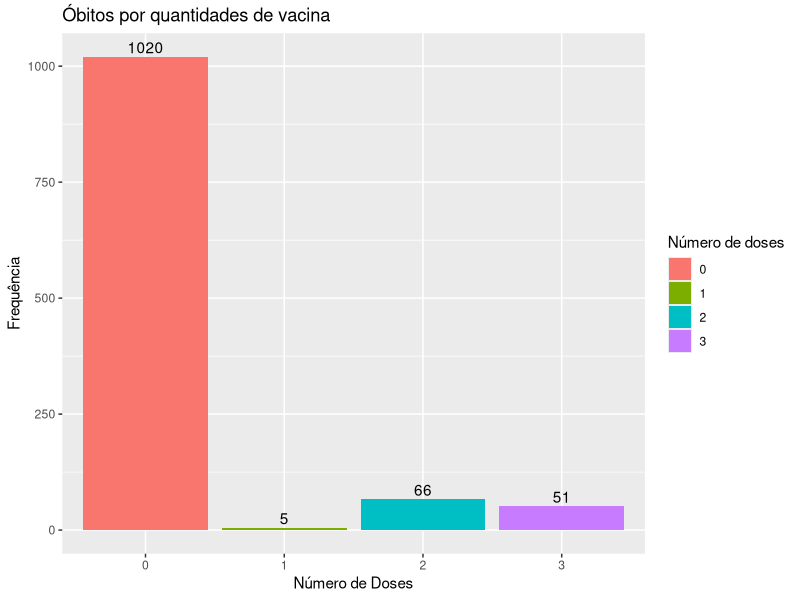
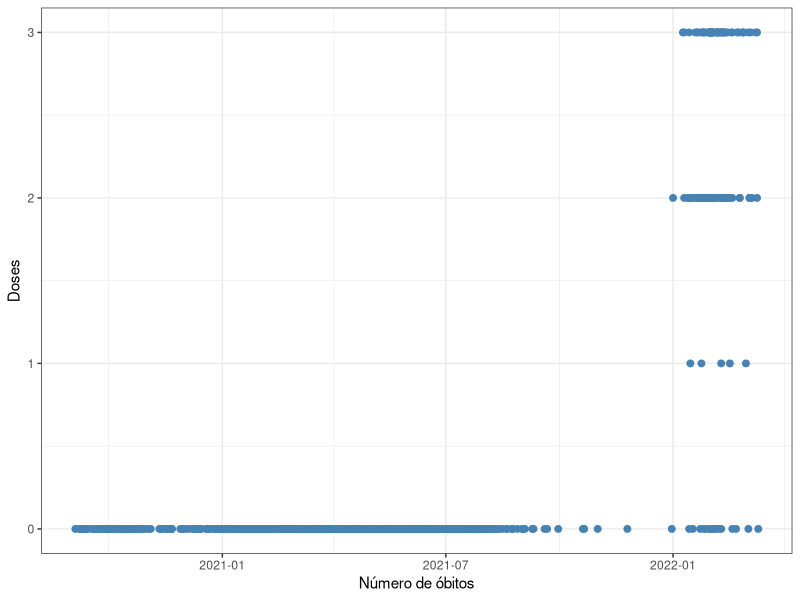

Source code (R) for these figures, in order:
library(ggplot2)
library(readxl)

Tipos = read_excel("./Dados/covid_19_bauru_mortes.xlsx", guess_max = 1005)
x = Tipos$`doses_vacina`
x[is.na(x)] <- 0
tab = table(x)
y= as.Date(Tipos$data_obito)

ggplot(as.data.frame(tab),aes(x=x,y=Freq,fill=x),) +
  labs(x = "Número de Doses", y = "Frequência", fill="Número de doses") +
  ggtitle("Óbitos por quantidades de vacina") +
  geom_text(aes(label=Freq), vjust = -0.3) +
  geom_bar(stat="identity", position="stack") +
  geom_col(width=0.3)

ggplot(Tipos,aes(x=y,y=x)) +
  geom_point(size=2, col="steelblue") + 
  theme_bw() +
  labs(x="Número de óbitos", y="Doses")
